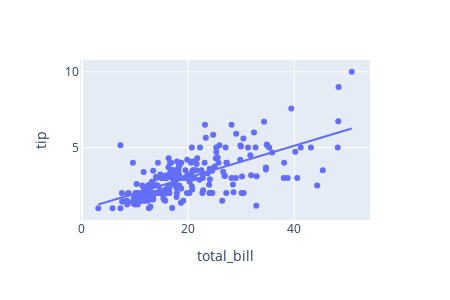

Source (notebook cell):
### Code cell
#linear regression
df = px.data.tips()   #Download data from plotly

fig = px.scatter(df,
                 width =450,height = 300,
                 x="total_bill", y="tip",
                 trendline="ols"
                 )  # Ordianry least square
fig.show()

### Figure 1 — Plotly figure (JSON) as saved in the notebook; plotly's stock layout.template omitted (floating-point values rounded to 4 significant figures; data arrays with more than 128 entries replaced by an {"elided": "..."} marker saying what was removed)
{"data": [{"hovertemplate": "total_bill=%{x}<br>tip=%{y}<extra></extra>", "legendgroup": "", "marker": {"color": "#636efa", "symbol": "circle"}, "mode": "markers", "name": "", "orientation": "v", "showlegend": false, "type": "scatter", "x": {"elided": "244 float values"}, "xaxis": "x", "y": {"elided": "244 float values"}, "yaxis": "y"}, {"hovertemplate": "<b>OLS trendline</b><br>tip = 0.105025 * total_bill + 0.92027<br>R<sup>2</sup>=0.456617<br><br>total_bill=%{x}<br>tip=%{y} <b>(trend)</b><extra></extra>", "legendgroup": "", "marker": {"color": "#636efa", "symbol": "circle"}, "mode": "lines", "name": "", "showlegend": false, "type": "scatter", "x": {"elided": "244 float values"}, "xaxis": "x", "y": {"elided": "244 float values"}, "yaxis": "y"}], "layout": {"height": 300, "legend": {"tracegroupgap": 0}, "margin": {"t": 60}, "width": 450, "xaxis": {"anchor": "y", "domain": [0, 1], "title": {"text": "total_bill"}}, "yaxis": {"anchor": "x", "domain": [0, 1], "title": {"text": "tip"}}}}
